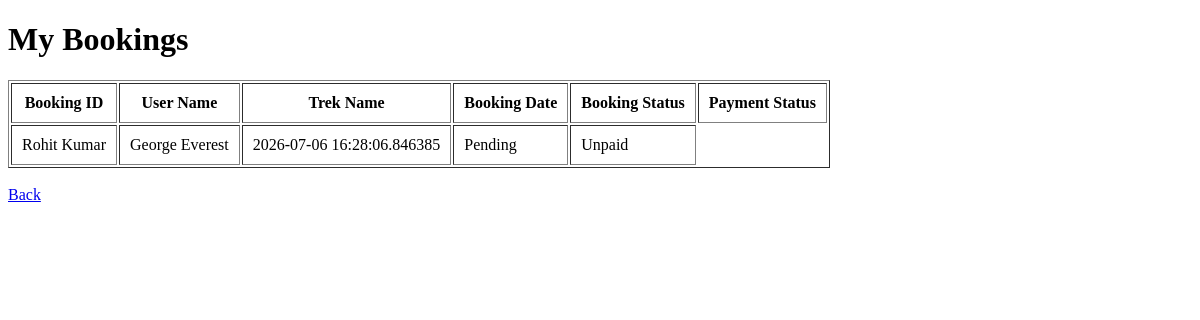
Before: /user/bookings with the older database file.
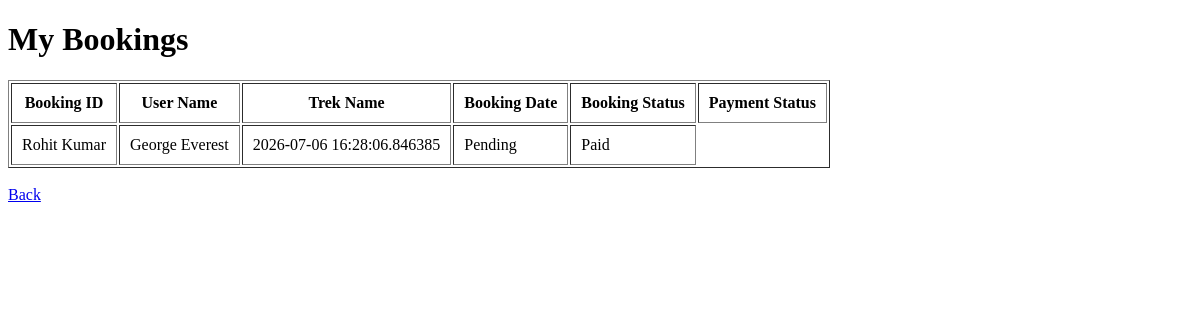
After: the same page with the newer database file.
### models/models.py (models this page shows)
class Booking(db.Model):
    __tablename__ = "bookings"
    id = db.Column(db.Integer, primary_key=True)
    user_id = db.Column(
        db.Integer,
        db.ForeignKey("users.id"),
        nullable=False
    )
    trek_id = db.Column(
        db.Integer,
        db.ForeignKey("treks.id"),
        nullable=False
    )
    booking_date = db.Column(
        db.DateTime,
        default=datetime.utcnow
    )
    booking_status = db.Column(
        db.String(20),
        default="Pending"
    )
    payment_status = db.Column(
        db.String(20),
        default="Unpaid"
    )

class User(db.Model):
    __tablename__ = "users"
    id = db.Column(db.Integer, primary_key=True)
    full_name = db.Column(db.String(100), nullable=False)
    email = db.Column(db.String(120), unique=True, nullable=False)
    password = db.Column(db.String(255), nullable=False)
    role = db.Column(db.String(20), nullable=False)
    status = db.Column(
    db.String(20),
    default="approved"
    )
    created_at = db.Column(db.DateTime, default=datetime.utcnow)
    bookings = db.relationship(
        "Booking",
        backref="user",
        lazy=True
    )
    assigned_treks = db.relationship(
    "Trek",
    foreign_keys="Trek.assigned_staff_id",
    backref="assigned_staff",
    lazy=True
    )

class Trek(db.Model):
    __tablename__ = "treks"
    id = db.Column(db.Integer, primary_key=True)
    trek_name = db.Column(db.String(100), nullable=False)
    difficulty = db.Column(db.String(50))
    duration_days = db.Column(db.Integer)
    available_slots = db.Column(db.Integer)
    status = db.Column(
        db.String(20),
        default="Open"
    )
    assigned_staff_id = db.Column(
        db.Integer,
        db.ForeignKey("users.id")
    )
    bookings = db.relationship(
        "Booking",
        backref="trek",
        lazy=True
    )

### controllers/auth.py (the view)
@auth.route("/user/bookings")
def my_bookings():
    user = User.query.filter_by(
        role="trekker"
    ).first()
    bookings = Booking.query.filter_by(
        user_id=user.id
    ).all()
    return render_template(
        "my_bookings.html",
        bookings=bookings
    )

### templates/my_bookings.html (shortened to what this page needs)
<!DOCTYPE html>
<html>
<head>
</head>
<body>
<h1>My Bookings</h1>
<table border="1" cellpadding="10">
<tr>
    <th>Booking ID</th>
    <th>User Name</th>
    <th>Trek Name</th>
    <th>Booking Date</th>
    <th>Booking Status</th>
    <th>Payment Status</th>
</tr>
{% for booking in bookings %}
<tr>
<td>{{ booking.user.full_name }}</td>
<td>{{ booking.trek.trek_name }}</td>
<td>{{ booking.booking_date }}</td>
<td>{{ booking.booking_status }}</td>
<td>{{ booking.payment_status }}</td>
</tr>
{% endfor %}
</table>
<br>
<a href="/user/treks">
Back
</a>
</body>
</html>

Changed rows visible on the page:
changed Booking "Pending": payment_status "Unpaid" → "Paid"
